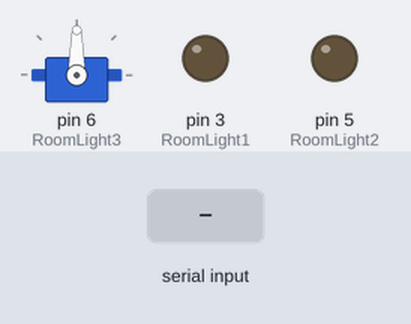
Simulated run of this sketch. Board: Arduino Uno, built with avr-gcc and run on an emulated ATmega328P. On the bench: servo, output pins drawn as LEDs (lit = HIGH). The test bench sets the inputs (shaded band). Pins used as bus, display or sensor lines are not drawn; what the sketch prints to the serial monitor is not drawn.

Above: at 1.2 s.
1.3 s: "DoorO" received over Serial
At 2.6 s:
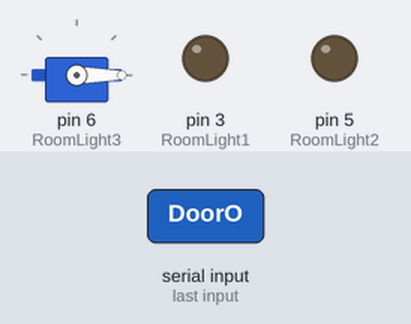
3.8 s: "90 45 200\n" received over Serial
At 6.0 s:
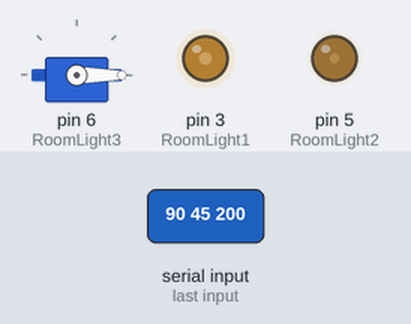
6.3 s: "30 150 10\n" received over Serial
At 8.2 s:
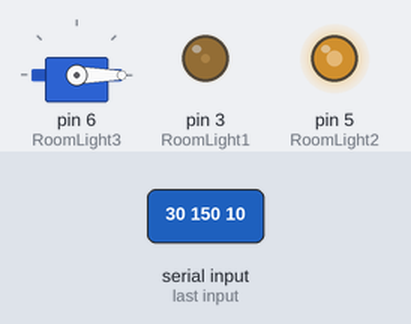
8.8 s: "5\n" received over Serial
At 10.7 s:
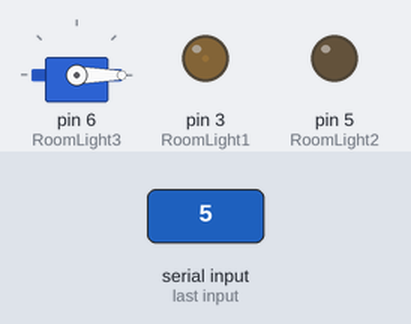
11.3 s: "90\n" received over Serial
At 13.0 s:
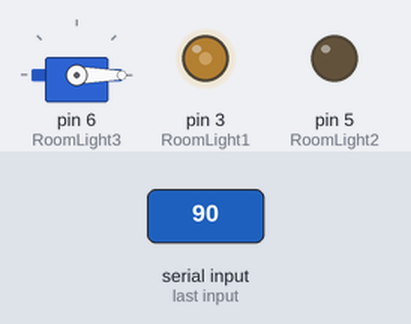
13.8 s: "200\n" received over Serial
At 15.4 s:
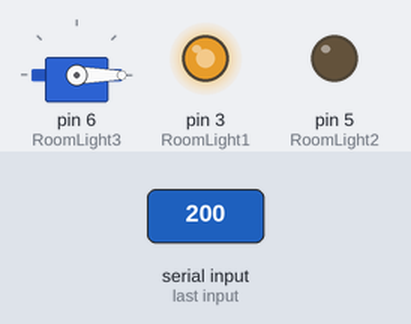
Timing chart, 0 to 16.9 s (numbered marks = the images above; inputs shaded):
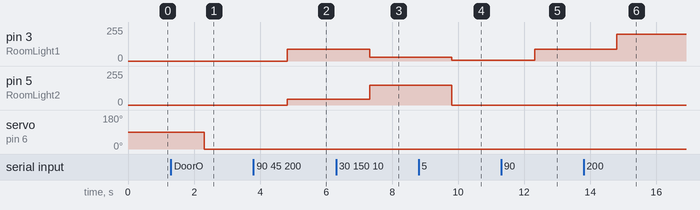

The sketch:

Arduino2Brain.ino
```cpp
#include <SPI.h>
#include <MFRC522.h>
#include <Servo.h>

#define RST_PIN  9
#define SS_PIN  10

int RoomLight1 = 3;
int RoomLight2 = 5;
int RoomLight3 = 6;
int RoomLight4 = 11;

Servo DoorsMotor;
MFRC522 Lector1(SS_PIN, RST_PIN);

void setup() {
  Serial.begin(115200);

  SPI.begin();
  Lector1.PCD_Init();

  DoorsMotor.attach(6);

  pinMode(RoomLight1, OUTPUT);
  pinMode(RoomLight2, OUTPUT);
  pinMode(RoomLight3, OUTPUT);
  pinMode(RoomLight4, OUTPUT);
}

void loop() {
  if ( Lector1.PICC_IsNewCardPresent())
  {
      if ( Lector1.PICC_ReadCardSerial())
      {
        for (byte i = 0; i < Lector1.uid.size; i++) {
          Serial.print(Lector1.uid.uidByte[i], DEC);
        }
        Serial.println(" ");
        //Lector1.PICC_HaltA();
        //Lector1.PCD_StopCrypto1();
      }
  }
  else{
    Serial.println(0);
  }
}

void serialEvent(){
  String input = Serial.readString();

  int room_1 = getValue(input, ' ', 0).toInt();
  int room_2 = getValue(input, ' ', 1).toInt();
  int room_3 = getValue(input, ' ', 2).toInt();
  int room_4 = getValue(input, ' ', 3).toInt();
  String door_status = getValue(input, ' ', 4);

  DoorHandler(door_status);

  LightHandler(room_1,room_2,room_3,room_4);
}

void DoorHandler(String DoorState) {
  int state = DoorState == "DoorO" ? 90 : 0;
  DoorsMotor.write(state);
}

void LightHandler(int room_1, int room_2, int room_3, int room_4) {
   analogWrite(RoomLight1,room_1);
   analogWrite(RoomLight2,room_2);
   analogWrite(RoomLight3,room_3);
   analogWrite(RoomLight4,room_4);
}

String getValue(String data, char separator, int index) {
    int found = 0;
    int strIndex[] = { 0, -1 };
    int maxIndex = data.length() - 1;

    for (int i = 0; i <= maxIndex && found <= index; i++) {
        if (data.charAt(i) == separator || i == maxIndex) {
            found++;
            strIndex[0] = strIndex[1] + 1;
            strIndex[1] = (i == maxIndex) ? i+1 : i;
        }
    }
    return found > index ? data.substring(strIndex[0], strIndex[1]) : "";
}
```

Measured:
- after the input at 1.3 s, servo on pin 6 (RoomLight3): 90° → 0° after 1.0 s
- after the input at 3.8 s, pin 3 (RoomLight1): 0/255 → 90/255 after 1.0 s; pin 5 (RoomLight2): 0/255 → 45/255 after 1.0 s
- after the input at 6.3 s, pin 3 (RoomLight1): 90/255 → 30/255 after 1.0 s; pin 5 (RoomLight2): 45/255 → 150/255 after 1.0 s
- after the input at 8.8 s, pin 3 (RoomLight1): 30/255 → 5/255 after 1.0 s; pin 5 (RoomLight2): 150/255 → 0/255 after 1.0 s
- after the input at 11.3 s, pin 3 (RoomLight1): 5/255 → 90/255 after 1.0 s
- after the input at 13.8 s, pin 3 (RoomLight1): 90/255 → 200/255 after 1.0 s
